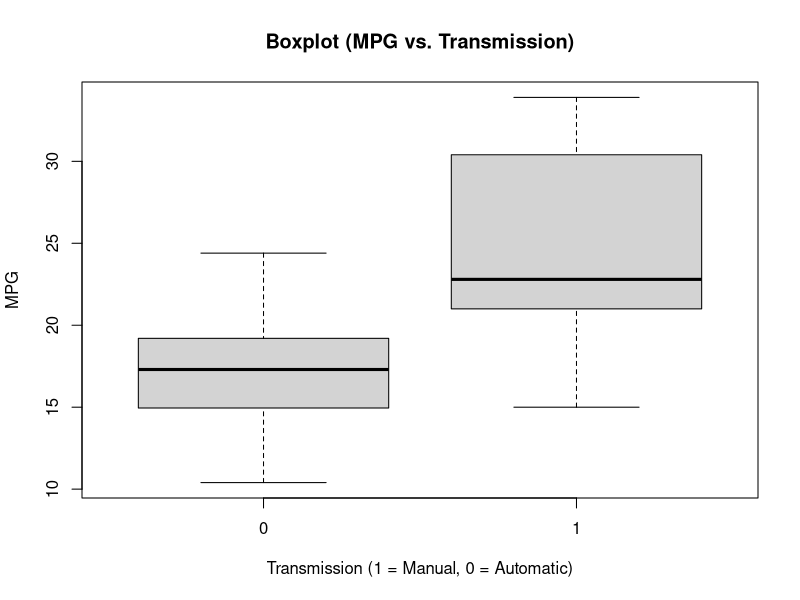
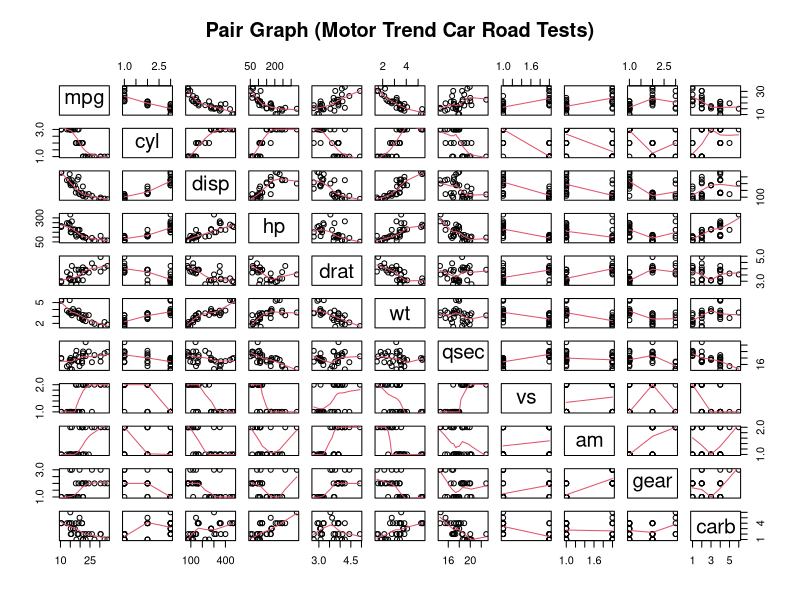
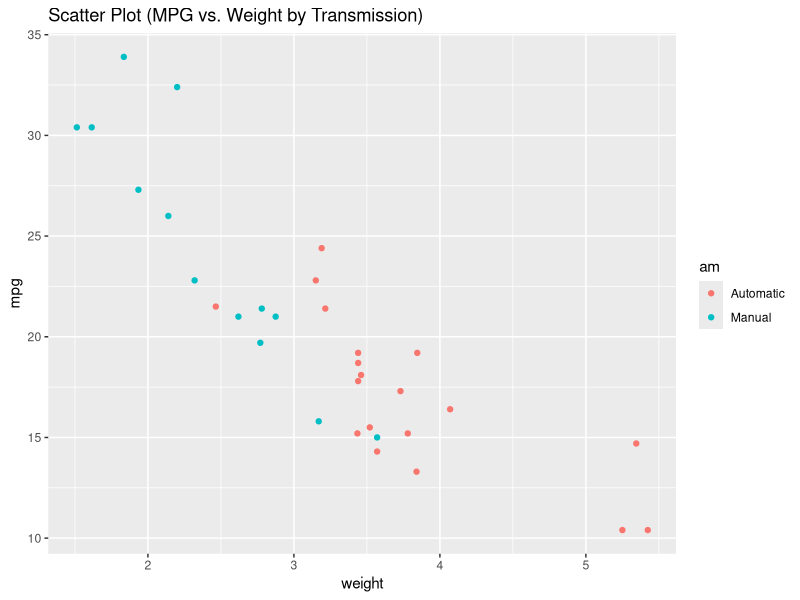
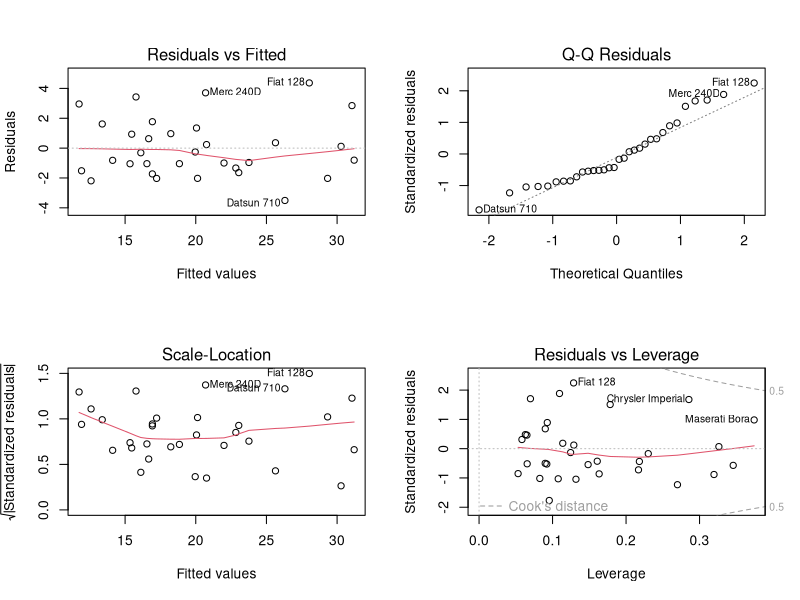

Write the R code that produced these figures, in order.
## ---- chunk 1
library(ggplot2)
data(mtcars)
mtcars[1:3, ] # Sample Data
dim(mtcars)
mtcars$cyl <- as.factor(mtcars$cyl)
mtcars$vs <- as.factor(mtcars$vs)
mtcars$am <- factor(mtcars$am)
mtcars$gear <- factor(mtcars$gear)
mtcars$carb <- factor(mtcars$carb)
attach(mtcars)
## ---- chunk 2
result <- t.test(mpg ~ am)
result$p.value
result$estimate
## ---- chunk 3
fullModel <- lm(mpg ~ ., data=mtcars)
summary(fullModel) 
## ---- chunk 4
stepModel <- step(fullModel, k=log(nrow(mtcars)))
summary(stepModel)
## ---- chunk 5
amIntWtModel<-lm(mpg ~ wt + qsec + am + wt:am, data=mtcars)
summary(amIntWtModel) 
## ---- chunk 6
amModel<-lm(mpg ~ am, data=mtcars)
summary(amModel)
## ---- chunk 7
anova(amModel, stepModel, fullModel, amIntWtModel) 
confint(amIntWtModel)
## ---- chunk 8
summary(amIntWtModel)$coef
## ---- chunk 9
sum((abs(dfbetas(amIntWtModel)))>1)
## ---- chunk 10
boxplot(mpg ~ am, xlab="Transmission (1 = Manual, 0 = Automatic)", ylab="MPG",
        main="Boxplot (MPG vs. Transmission)")
## ---- chunk 11
pairs(mtcars, panel=panel.smooth, main="Pair Graph (Motor Trend Car Road Tests)")
## ---- chunk 12
ggplot(mtcars, aes(x=wt, y=mpg, group=am, color=am, height=3, width=3)) + geom_point() +  
scale_colour_discrete(labels=c("Automatic", "Manual")) + 
xlab("weight") + ggtitle("Scatter Plot (MPG vs. Weight by Transmission)")
## ---- chunk 13
par(mfrow = c(2, 2))
plot(amIntWtModel)
